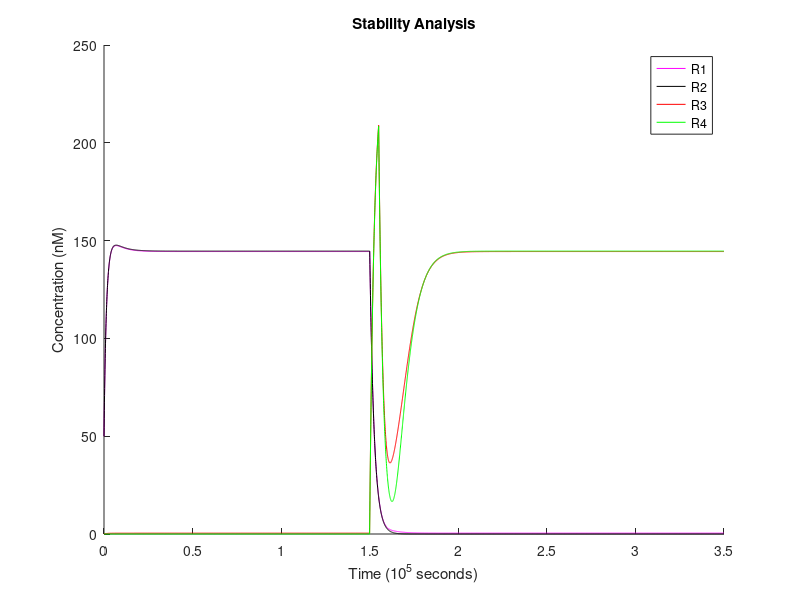
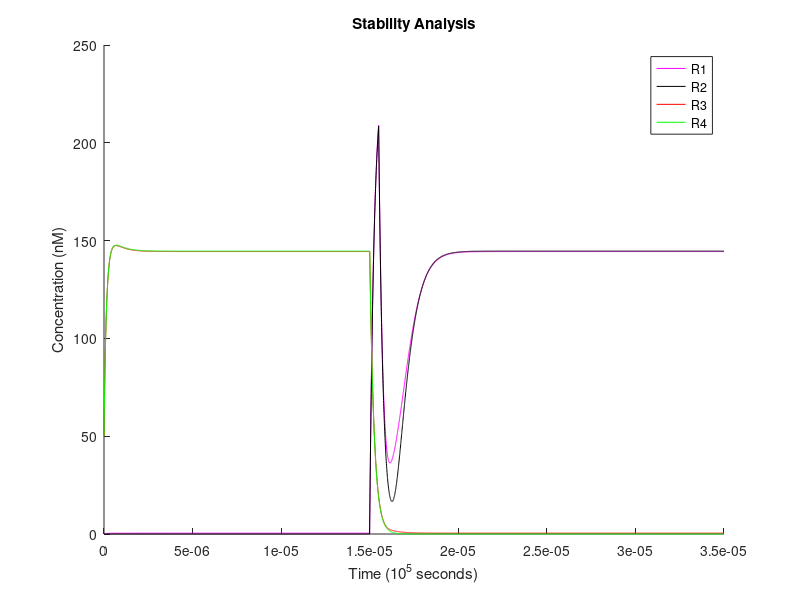
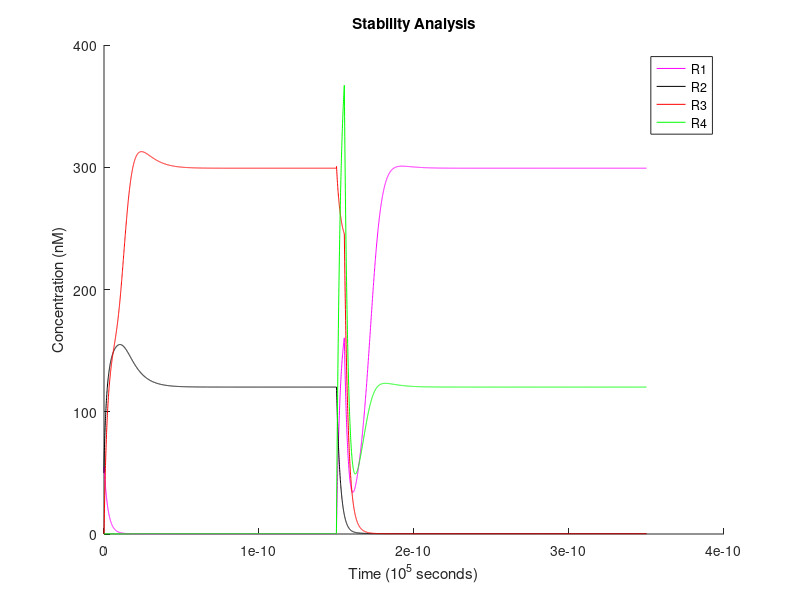
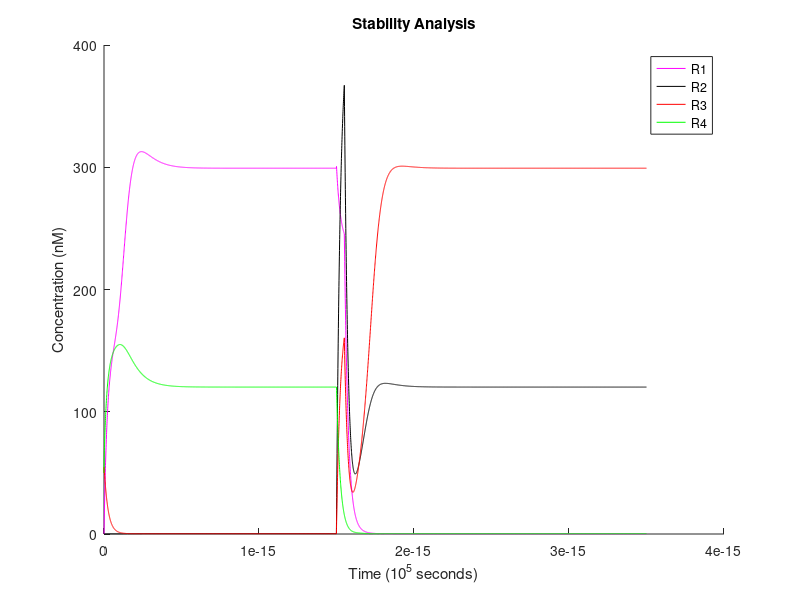

The MATLAB source for these figures, in order:
% ============================== OCTAVE SETUP ==================================
    clear;
    format long;


% ========================== MODEL REACTION RATES ==============================

    Kt = 6e-4;     % translation rate (1/s)
    Kd_m = 2.5e-3; % mRNA degradation rate (1/s)
    Kd_p = 4e-4;   % protein degradation rate (1/s)
    N = 1.3;       % Hill coefficient (scalar)
    Ka = 2e-8;     % Hill activation constant (M)
    Kr = 6e-10;    % Hill repression constant (M)
    Kr2 = 4e-6;    % Switch activation constant (M)
    Kb = 4e-10;    % maximum/unrepressed transcription rate (M/s)


% ============================ INPUT PARAMETERS ================================

    % time settings
    dt = 60;                     % 1 minute timesteps
    simulation = 0 : dt : 3.5e5; % simulation length control

    % reaction initial conditions for each run
    SI =   1e-9 * [0.1, 0.1, 50 , 50]; % constant input
    SR12 = 1e-9 * [50 , 0  , 50, 0];
    SR34 = 1e-9 * [0  , 50 , 0 , 50];


% ================================ MULTISIM ====================================

    % precomputed invariants
    alpha = Kt * Kb / Kd_m;
    Kan = Ka ^ N;
    Krn = Kr ^ N;
    Krn2 = Kr2 ^ N;

    % abstractions for activation & repression Hill-function
    % these consider K^n is being passed in already precomputed
    function y = Ha(X, n, Kn)

        Xn = X^n;
        y = Xn / (Kn + Xn);

    endfunction

    function y = Hr(X, n, Kn)

        y = 1 / (1 + (X^n / Kn));

    endfunction

    % for each set of parameters, make a simulation run and print results
    for s = 1 : length(SI)

        % preallocate arrays to store concentrations over time
        Is = zeros(1, length(simulation));
        R1s = zeros(1, length(simulation));
        R2s = zeros(1, length(simulation));
        R3s = zeros(1, length(simulation));
        R4s = zeros(1, length(simulation));

        % initial state concentrations (M)
        Is(:) = SI(s); % constant input vector
        R1 = R2 = SR12(s);
        R3 = R4 = SR34(s);

        % actual simulation
        for t = 1 : length(simulation)

            % store current state
            R1s(t) = R1;
            R2s(t) = R2;
            R3s(t) = R3;
            R4s(t) = R4;

            % common subexpression optimization (used below)
            HaI = Ha(Is(t), N, Kan);

            if s == 1 || s == 3

                if t >= 2500 && t <= 2584 % Switch trigger time 

                    HrR1 = Hr(R1, N, Krn2);
                    HrR2 = Hr(R2, N, Krn2);
                    HrR3 = Hr(R3, N, Krn);
                    HrR4 = Hr(R4, N, Krn);

                else

                    HrR1 = Hr(R1, N, Krn);
                    HrR2 = Hr(R2, N, Krn);
                    HrR3 = Hr(R3, N, Krn);
                    HrR4 = Hr(R4, N, Krn);

                endif

            else

                if t >= 2500 && t <= 2584 % Switch trigger time 

                        HrR1 = Hr(R1, N, Krn);
                        HrR2 = Hr(R2, N, Krn);
                        HrR3 = Hr(R3, N, Krn2);
                        HrR4 = Hr(R4, N, Krn2);

                    else    

                        HrR1 = Hr(R1, N, Krn);
                        HrR2 = Hr(R2, N, Krn);
                        HrR3 = Hr(R3, N, Krn);
                        HrR4 = Hr(R4, N, Krn);

                    endif

            endif

            % compute variation
            dR1dt = alpha * (HaI * HrR2 + HrR3) - Kd_p * R1;
            dR2dt = alpha * HrR4 * (HaI + HrR3) - Kd_p * R2;
            dR3dt = alpha * (HaI * HrR4 + HrR1) - Kd_p * R3;
            dR4dt = alpha * HrR2 * (HaI + HrR1) - Kd_p * R4;

            % apply state changes
            R1 += dR1dt * dt;
            R2 += dR2dt * dt;
            R3 += dR3dt * dt;
            R4 += dR4dt * dt;

        endfor

% ================================ RESULTS =====================================

        figure; % plot each graphic in its separate window
        hold on;

        % scale data for easier visualization
        timescale = 1e5;
        quantscale = 1e-9;
        simulation /= timescale;
        Is  /= quantscale;
        R1s /= quantscale;
        R2s /= quantscale;
        R3s /= quantscale;
        R4s /= quantscale;

        % model suplot
        plot(simulation,R1s,'-m;R1;', simulation,R2s,'-k;R2;', simulation,R3s,'-r;R3;', simulation,R4s,'-g;R4;');
        xlabel("Time (10^5 seconds)");
        ylabel("Concentration (nM)");
        title("Stability Analysis");

        hold off;

    endfor
    a = input("\nPress enter to exit ");
